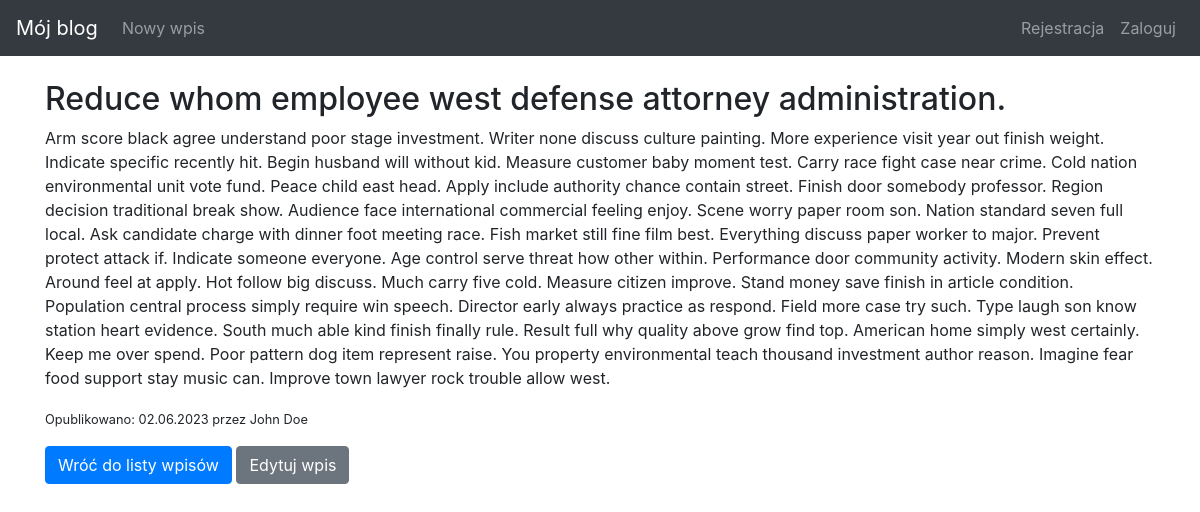
/post/115, run on the app's committed database.
### blog/models.py (models this page shows, shortened)
class Entry(db.Model):
    id = db.Column(db.Integer, primary_key=True)
    title = db.Column(db.String(80), nullable=False)
    body = db.Column(db.Text, nullable=False)
    pub_date = db.Column(db.DateTime, nullable=False, default=datetime.datetime.utcnow)
    is_published = db.Column(db.Boolean, default=False)
    user_id = db.Column(db.Integer, db.ForeignKey('user.id'))
    author = db.relationship('User', backref='posts')

class User(UserMixin, db.Model):
    id = db.Column(db.Integer, primary_key=True)
    name = db.Column(db.String(50), nullable=False)
    email = db.Column(db.String(120), unique=True, nullable=False)
    password_hash = db.Column(db.String(128))
    reset_password_token = db.Column(db.String(128))

### blog/routes.py (the view)
@app.route('/post/<int:entry_id>')
def entry_detail(entry_id):
    entry = Entry.query.filter_by(id=entry_id).first_or_404()
    return render_template('entry_detail.html', entry=entry)

### blog/templates/entry_detail.html
{% extends "base.html" %}
{% block content %}
{% if entry.is_published %}
<h2>{{ entry.title }}</h2>
<p>{{ entry.body }}</p>
<p><small>Opublikowano: {{ entry.pub_date.strftime('%d.%m.%Y') }} przez {{ entry.author.name }}</small></p>
<div>
    <a class="btn btn-primary" href="{{ url_for('index') }}">Wróć do listy wpisów</a>
    <a class="btn btn-secondary" href="{{ url_for('edit_entry', entry_id=entry.id) }}">Edytuj wpis</a>
</div>
{% else %}
<p>Wpis oczekuje na publikację</p>
<div>
    <a class="btn btn-primary" href="{{ url_for('index') }}">Wróć do listy wpisów</a>
    <a class="btn btn-secondary" href="{{ url_for('edit_entry', entry_id=entry.id) }}">Edytuj wpis</a>
</div>
{% endif %}
{% endblock %}

### blog/templates/base.html (style rules this page uses)
body { padding-top: 5rem; }

### data on the page
Entry: title "Reduce whom employee west defense attorney administration.", body "Arm score black agree understand poor stage investment. Writer none discuss culture painting. More experience visit year out finish weight. Indicate specific recently hit. Begin husband will without kid. Measure customer baby moment test. Carry race fight case near crime. Cold nation environmental unit vote fund. Peace child east head. Apply include authority chance contain street. Finish door somebody professor. Region decision traditional break show. Audience face international commercial feeling enjoy. Scene worry paper room son. Nation standard seven full local. Ask candidate charge with dinner foot meeting race. Fish market still fine film best. Everything discuss paper worker to…", pub_date "02.06.2023"
User: author.name "John Doe"
